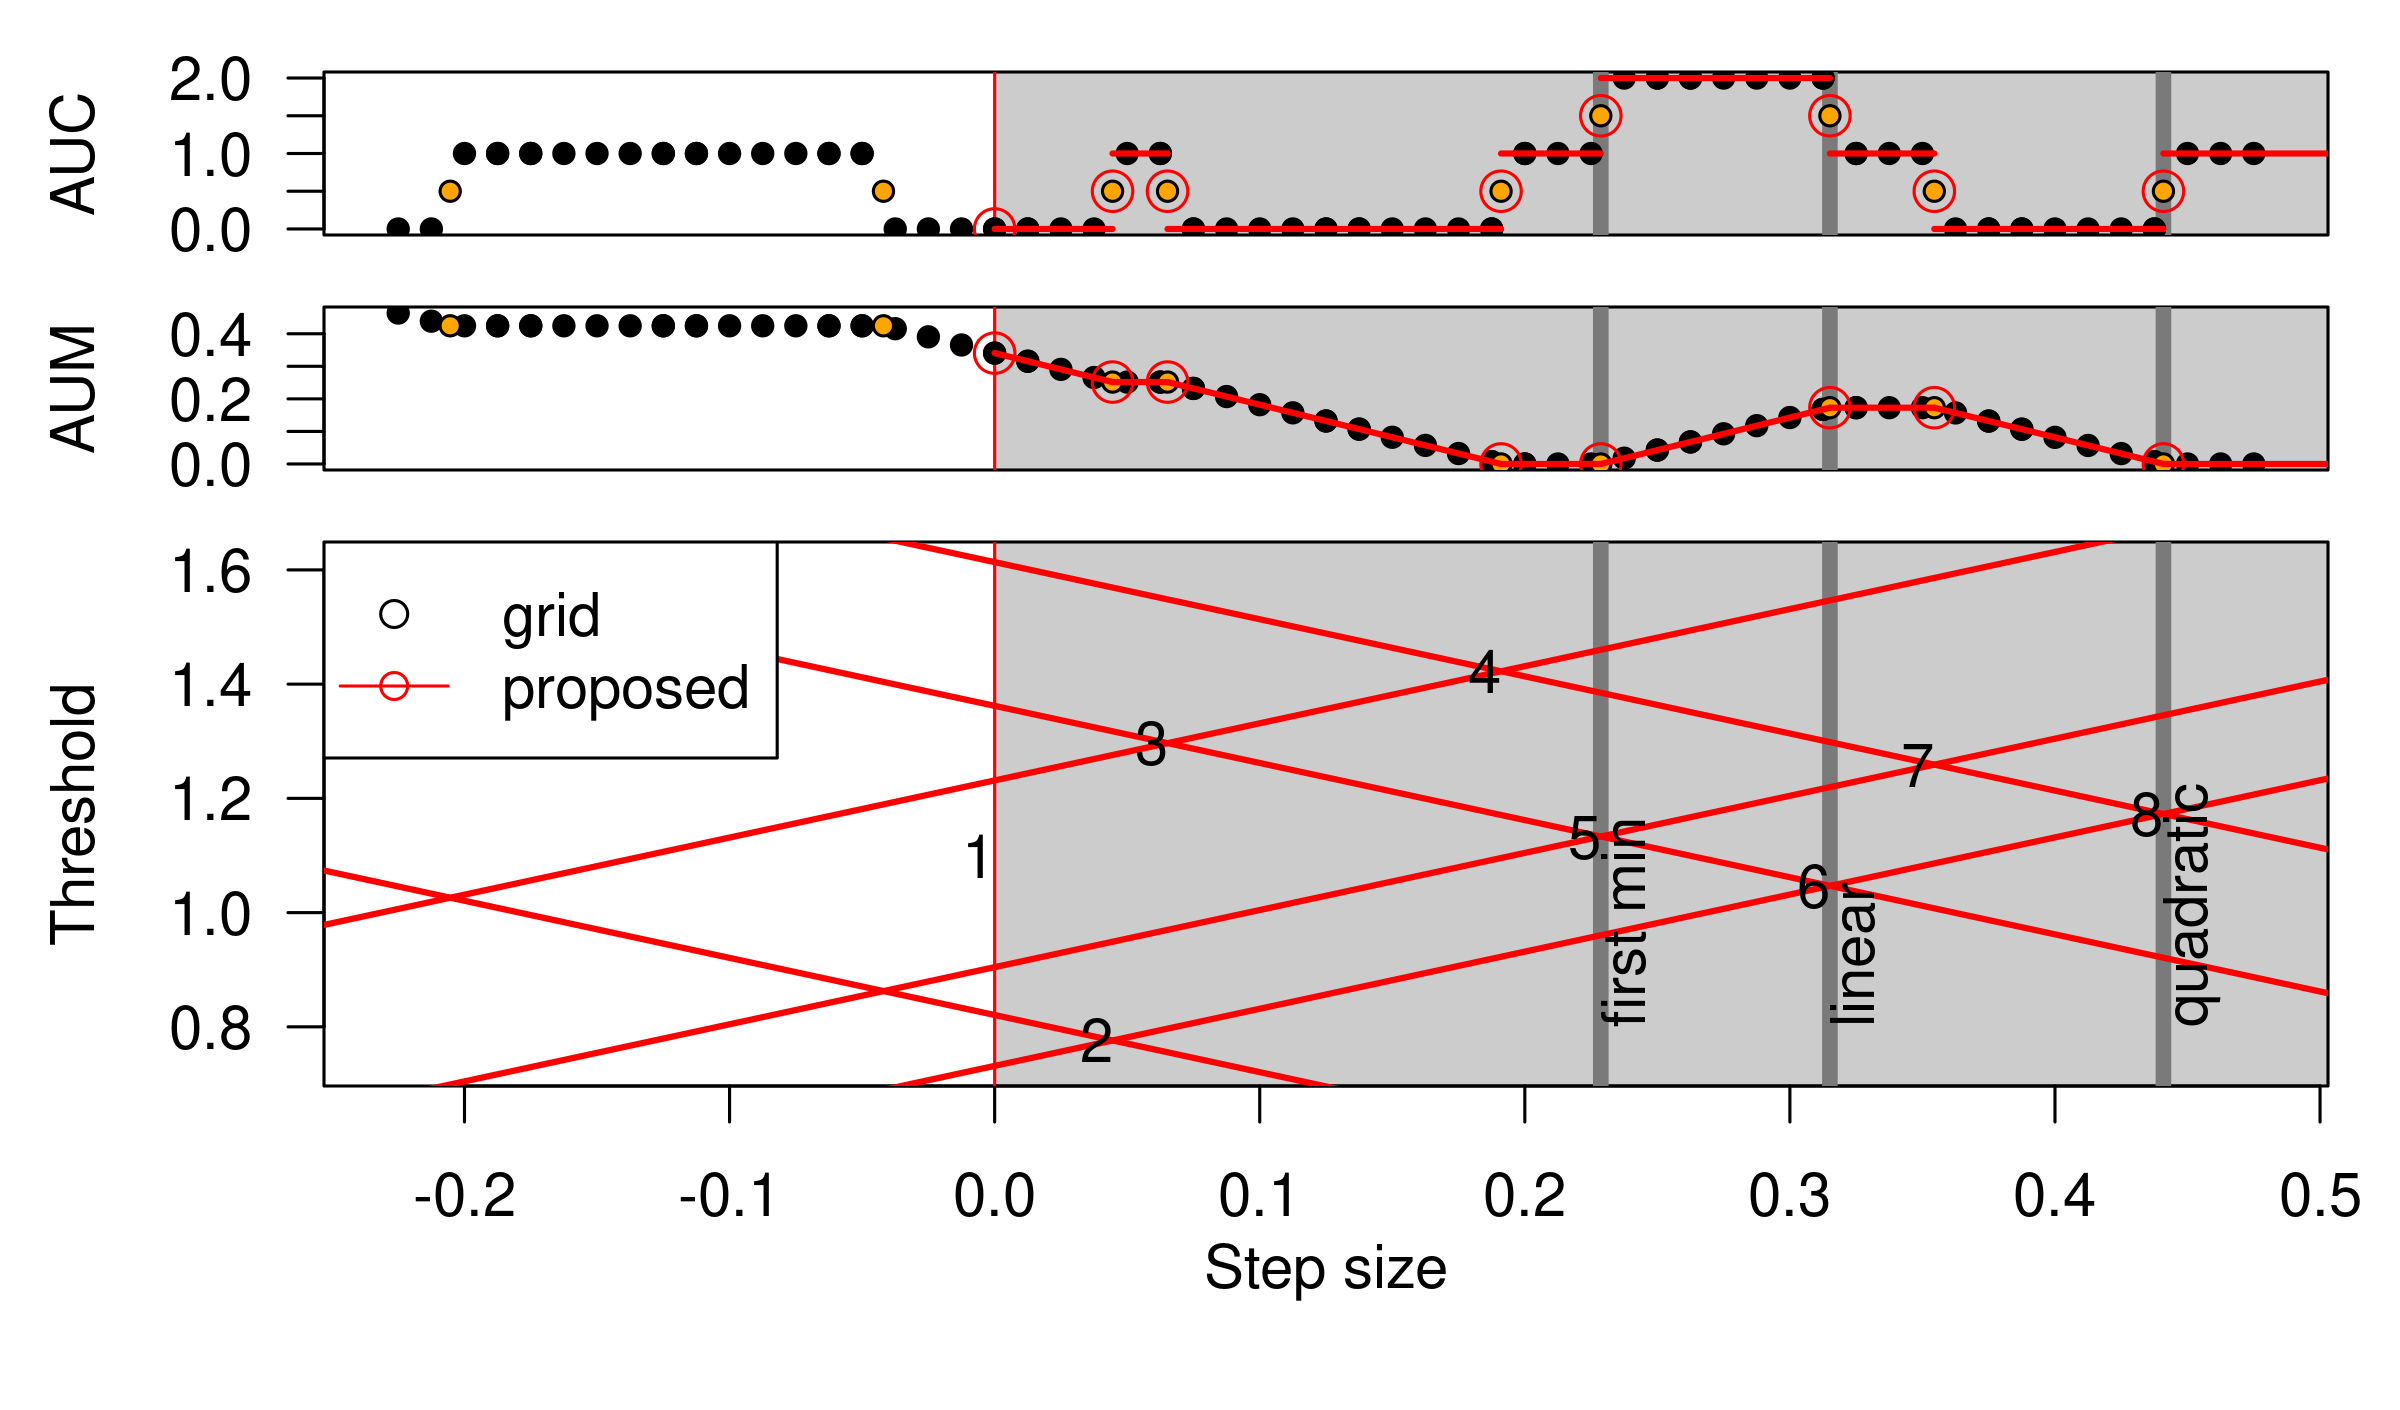

Generate this figure with R:
library(ggplot2)
library(data.table)
data(neuroblastomaProcessed, package="penaltyLearning")
data(neuroblastoma, package="neuroblastoma")
ex <- function(label, profile.id, chromosome){
  data.table(
    label, 
    profile.id=factor(profile.id), 
    chromosome=factor(chromosome))
}
select.dt <- rbind(
  ex("pos", 4, 2),
  ex("neg", 513, 3))
nb.list <- lapply(neuroblastoma, data.table)
nb.some <- lapply(nb.list, "[", select.dt, on=.NATURAL)
max.segments <- max(neuroblastomaProcessed$errors$n.segments)
nb.segs <- nb.some$profiles[, {
  cum.vec <- cumsum(c(0, logratio))
  d <- diff(position)/2
  between <- position[-1]-d
  data.start.pos <- c(position[1]-d[1], between)
  data.end.pos <- c(between, position[.N]+d[.N-1])
  fit <- jointseg::Fpsn(logratio, max.segments)
  end.t <- t(fit$t.est)
  end.dt <- data.table(
    end=as.integer(end.t),
    segments=as.integer(col(end.t))
  )[!is.na(end)]
  end.dt[, start := c(0, end[-.N])+1, by=segments]
  end.dt[, mean := (cum.vec[end+1]-cum.vec[start])/(end-start+1)]
  end.dt[, `:=`(
    start.pos=data.start.pos[start],
    end.pos=data.end.pos[end]
  )]
}, by=label]
some.err <- neuroblastomaProcessed$errors[select.dt, .(
  profile.id, chromosome,
  segments=n.segments,
  fp, fn, possible.fp, possible.fn,
  min.log.lambda=-max.log.lambda,
  max.log.lambda=-min.log.lambda,
  min.lambda,
  errors, labels,
  label
), on=list(profile.id, chromosome)]
err.sizes <- c(
  "min(FP,FN)"=2,
  FP=6,
  FN=4)
err.colors <- c(
  correct="transparent",
  "min(FP,FN)"="black",
  FP="red",
  FN="deepskyblue")
some.err.tall <- melt(
  some.err,
  measure.vars=c("fp","fn"),
  variable.name="var.lower")
some.err.tall[, error.type := toupper(var.lower)]
leg <- "Error type"
dmin <- 2.3
dmax <- 3
some.err[, fp.diff := c(NA, diff(fp)), by=label]
some.err[, fn.diff := c(NA, diff(fn)), by=label]
some.diff <- some.err[fp.diff != 0 | fn.diff != 0, .(
  id=1, label, fp.diff, fn.diff, pred.log.lambda=min.log.lambda)]
some.diff[, fp.cum := cumsum(fp.diff), by=label]
some.diff[, fn.cum := rev(cumsum(rev(-fn.diff))), by=label]
dlist <- split(some.diff, some.diff[["label"]])
border.pred <- with(dlist, pos[ #orange dots
  neg,
  data.table(
    pos=pred.log.lambda,
    neg=i.pred.log.lambda),
  on="id",
  allow.cartesian=TRUE]
)[, diff := neg-pos]
neg.seq <- seq(dmin, dmax, by=0.025)
grid.pred <- CJ(
  pos=-neg.seq, 
  neg=neg.seq
)[, diff := neg-pos]
range(grid.pred[, neg-pos])
grid.uniq.diff <- grid.pred[, .(
  pos=0,
  neg=unique(diff)
)][, diff := neg-pos]
both.pred <- rbind(
  data.table(differentiable=FALSE, border.pred), 
  data.table(differentiable=TRUE, grid.uniq.diff)
)
pred.tall <- melt(
  both.pred,
  id.vars=c("diff","differentiable"),
  measure.vars=c("neg","pos"),
  variable.name="label",
  value.name="pred.log.lambda"
)[select.dt, nomatch=0L, on="label"]
metrics.wide <- pred.tall[, {
  L <- penaltyLearning::ROChange(some.err, .SD, "label")
  pos <- pred.log.lambda[label=="pos"]
  with(L, data.table(
    aum, auc,
    SM=roc[min.thresh < max.thresh, sum(min.fp.fn)],
    roc=list(roc[, `:=`(
      min.thresh=min.thresh+pos,
      max.thresh=max.thresh+pos
    )])
  ))
}, keyby=list(diff, differentiable)]
myjoin <- function(d.val, dt.pred){
  metrics.wide[differentiable==d.val][dt.pred, on="diff"]
}
both.roc <- rbind(
  myjoin(TRUE, grid.pred),
  myjoin(FALSE, border.pred))
pred.list <- list(
  after.two=c(neg=2.8, pos=-2.75))
diff.grid.list <- list()
ls.points.list <- list()
ls.segs.list <- list()
abline.dt.list <- list()
vline.dt.list <- list()
pred.points.list <- list()
heat.step.list <- list()
for(pred.name in names(pred.list)){
  one.pred <- pred.list[[pred.name]]
  one.pred.diff <- one.pred[["neg"]]-one.pred[["pos"]]
  some.err[, example := label]
  diff.dt <- aum::aum_diffs_penalty(some.err, names(one.pred))
  ls.list <- aum::aum_line_search(
    diff.dt, pred.vec=one.pred, maxIterations = 10)
  ##compute slope and intercept of each of the 6 T_b(s) functions, plot
  ##them using geom_abline, and geom_point to represent the 9
  ##intersection points.
  some.diff[, `:=`(
    slope=ifelse(label=="pos", 0, -1),
    intercept=pred.log.lambda-ifelse(label=="pos", 0, 6.5))]
  denom <- sum(ls.list$gradient_pred*c(1,-1))
  ToStep <- function(d){
    ifelse(d==0, 0, if(denom==0)NA else d/denom)
  }
  metrics.tall <- melt(
    both.roc,
    measure.vars=c("aum", "auc"),
    variable.name="var.lower"
  )[order(-differentiable)][, pred.diff := neg-pos][
  , step.size := ToStep(one.pred.diff-pred.diff)
  ][!is.na(step.size)]
  metrics.tall[, variable := toupper(var.lower)]
  metrics.tall[
  , norm := (value-min(value))/(max(value)-min(value)), by=variable]
  max.step <- ls.list$line_search_result[, (3*step.size[.N]-step.size[.N-1])/2]
  heat.step.list[[pred.name]] <- 
    data.table(t(sapply(c(
      ls.list$line_search_result$step.size, max.step
    ), function(s){
      one.pred-ls.list$gradient*s
    })), pred.name)
  if(length(max.step)==0)max.step <- Inf
  ls.segs.list[[pred.name]] <- data.table(
    pred.name, rbind(
      ls.list$line_search_result[, .(
        variable="AUC", 
        step.min=step.size, step.max=c(step.size[-1], max.step), 
        value.min=auc.after, value.max=auc.after)],
      ls.list$line_search_result[, .(
        variable="AUM", 
        step.min=step.size, step.max=c(step.size[-1], max.step), 
        value.min=aum, value.max=c(
          aum[-1], 
          if(max.step==Inf)aum else (max.step-step.size[.N])*aum.slope.after[.N]+aum[.N]))]))
  ls.points.list[[pred.name]] <- melt(
    data.table(pred.name, ls.list$line_search_result),
    measure=c("aum","auc"),
    variable.name="var.lower"
  )[, variable := toupper(var.lower)]
  diff.grid.list[[pred.name]] <- unique(metrics.tall[, .(
    pred.name, pred.diff, step.size, differentiable, variable, value
  )])
  abline.dt.list[[pred.name]] <- data.table(
    pred.name, variable="threshold", search="exact", ls.list$line_search_input)
  vline.dt.list[[pred.name]] <- unique(metrics.tall[
    differentiable==FALSE & variable=="AUC", 
    .(pred.name, step.size)])
  pred.points.list[[pred.name]] <- data.table(
    pred.name, t(one.pred))
}
heat.step <- rbindlist(heat.step.list)
pred.points <- rbindlist(pred.points.list)
diff.grid <- rbindlist(diff.grid.list)
ls.points <- rbindlist(ls.points.list)
ls.segs <- rbindlist(ls.segs.list)
abline.dt <- rbindlist(abline.dt.list)[
, letter := letters[1:.N]
][]
vline.dt <- rbindlist(vline.dt.list)

ggplot()+
  geom_vline(aes(
    xintercept=step.size),
    data=vline.dt,
    color="grey")+
  theme_bw()+
  theme(panel.spacing=grid::unit(1, "lines"))+
  geom_abline(aes(
    slope=slope, intercept=intercept, color=search),
    data=abline.dt)+
  geom_point(aes(
    0, intercept, color=search),
    data=abline.dt)+
  facet_grid(variable ~ ., scales="free_y")+
  scale_fill_manual(values=c(
    "TRUE"="black",
    "FALSE"="orange"))+
  scale_color_manual(values=c(
    exact="red",
    grid="black"))+
  geom_point(aes(
    step.size, value, fill=differentiable, color=search),
    size=3,
    shape=21,
    data=data.table(search="grid", diff.grid))+
  geom_point(aes(
    step.size, value, color=search),
    data=data.table(search="exact", ls.points))+
  geom_segment(aes(
    step.min, value.min,
    color=search,
    xend=step.max, yend=value.max),
    data=data.table(search="exact", ls.segs))+
  xlab("Step size")+
  ##scale_y_continuous("", breaks=seq(0, 3, by=1))
  scale_y_continuous("")

point.size <- 1
gg <- ggplot()+
  ggtitle("Many step sizes considered in grid search")+
  theme_bw()+
  theme(panel.spacing=grid::unit(1, "lines"))+
  facet_grid(variable ~ ., scales="free")+
  scale_fill_manual(values=c(
    "TRUE"="black",
    "FALSE"="orange"))+
  scale_color_manual(values=c(
    exact="red",
    grid="black"))+
  geom_point(aes(
    step.size, value, fill=differentiable),
    size=point.size,
    shape=21,
    data=data.table(search="grid", diff.grid))+
  scale_y_continuous("")+
  scale_x_continuous("Step size", breaks=seq(-1, 1, by=0.1))
png(
  "figure-line-search-example-grid.png",
  width=4.9, height=3, units="in", res=300)
print(gg)
dev.off()
diff.grid.some <- diff.grid[
  differentiable==TRUE
][, .SD[seq(1,.N,by=3)], by=variable]
ZERO <- 1e-3
diff.grid.some <- diff.grid[
  abs(round(step.size,digits=1)-step.size)<ZERO
  & step.size>ZERO]
gg <- ggplot()+
  ggtitle("Four steps")+
  theme_bw()+
  theme(
    legend.position="none",
    panel.margin=grid::unit(1, "lines"))+
  facet_grid(variable ~ ., scales="free")+
  scale_fill_manual(values=c(
    "TRUE"="black",
    "FALSE"="orange"))+
  scale_color_manual(values=c(
    exact="red",
    grid="black"))+
  geom_blank(aes(
    step.size, value),
    data=diff.grid[, .(step.size=0.1, value=range(value)), by=variable])+
  geom_point(aes(
    step.size, value, fill=differentiable),
    size=point.size,
    shape=21,
    data=data.table(search="grid", diff.grid.some))+
  scale_y_continuous("")+
  scale_x_continuous("Step size", breaks=seq(-1, 1, by=0.1))
png(
  "figure-line-search-example-some.png",
  width=1.5, height=3, units="in", res=300)
print(gg)
dev.off()

it.name.vec <- c(
  "5"="first min",
  "6"="linear",
  "8"="quadratic")
it.name.dt <- data.table(
  iteration.i=as.integer(names(it.name.vec)),
  maxIterations.name=it.name.vec)
frame.list <- list()
prev.intersection.list <- list(data.table(
  iteration.i=1, this.next.step=0, this.next.thresh=1.1, letters=""))
int.tab.list <- list()
for(iteration.i in 1:nrow(ls.list$line_search_result)){
  plist <- rbindlist(prev.intersection.list)
  offset <- if(iteration.i==8)1000 else 0.015
  current.vline <- ls.list$line_search_result[iteration.i][, `:=`(
    step.after=step.size+offset,
    aum.after=aum+offset*aum.slope.after
  )]
  current.intersections <- data.table(abline.dt[, `:=`(
    this.intercept=intercept+slope*current.vline$step.size
  )], key=c("this.intercept","slope"))[, `:=`(
    next.slope=c(slope[-1],NA),
    next.intercept=c(intercept[-1],NA),
    next.letter=c(letter[-1],NA)
  )][, `:=`(
    this.next.step=(intercept-next.intercept)/(next.slope-slope),
    letters=paste0(letter,next.letter)
  )][, `:=`(
    this.next.thresh=this.next.step*slope+intercept
  )][is.finite(this.next.step) & current.vline$step.size < this.next.step][]
  print(current.intersections)
  int.tab.list[[iteration.i]] <- data.table(
    it=iteration.i,
    ##step=current.vline$step.size,
    "next"=paste(current.intersections$letters,collapse=","))
  current.segs <- ls.segs[
  , search := "exact"][step.max <= current.vline$step.size]
  current.points <- ls.points[step.size <= current.vline$step.size]
  seg.size <- 1
  after.linetype <- "solid"
  diff.colors <- c(
    "TRUE"="black",
    "FALSE"="orange")
  search.colors <- c(
    exact="red",
    grid="black")
  gg <- ggplot()+
    geom_vline(aes(
      xintercept=step.size),
      data=vline.dt,
      color="grey")+
    geom_rect(aes(
      ymin=-Inf, ymax=Inf,
      xmin=0, 
      xmax=step.size,
      color=search),
      alpha=0.3,
      data=data.table(search="exact",current.vline))+
    theme_bw()+
    theme(panel.margin=grid::unit(0.5, "lines"))+
    geom_abline(aes(
      slope=slope, intercept=intercept, color=search),
      data=abline.dt)+
    geom_blank(aes(
      0, intercept, color=search),
      data=abline.dt)+
    geom_point(aes(
      this.next.step, this.next.thresh, color=search),
      data=current.intersections)+
    facet_grid(variable ~ ., scales="free_y")+
    scale_fill_manual(values=diff.colors)+
    scale_color_manual(values=search.colors)+
    geom_point(aes(
      step.size, value, fill=differentiable, color=search),
      size=3,
      shape=21,
      data=data.table(search="grid", diff.grid))+
    geom_point(aes(
      step.size, value, color=search),
      data=data.table(search="exact", current.points))+
    geom_segment(aes(
      step.min, value.min,
      color=search,
      xend=step.max, yend=value.max),
      linewidth=seg.size,
      data=current.segs)+
    geom_segment(aes(
      step.size, aum,
      color=search,
      xend=step.after, yend=aum.after),
      linetype=after.linetype,
      linewidth=seg.size,
      data=data.table(search="exact",variable="AUM",current.vline))+
    geom_segment(aes(
      step.size, auc.after,
      color=search,
      xend=step.after, yend=auc.after),
      linetype=after.linetype,
      linewidth=seg.size,
      data=data.table(search="exact",variable="AUC",current.vline))+
    xlab("Step size")+
    scale_y_continuous("")
  plot_iteration <- function(point.cex=1){
    lwd <- 2
    layout(rbind(1, 2, 3, 3, 3, 3))
    left.lines <- 4.5
    other.lines <- 1
    ax.label.offset <- 1.5
    par(
      mar=c(0,left.lines,other.lines,other.lines),
      cex=1.2)
    is.before <- it.name.dt$iteration.i <= iteration.i
    it.name.some <- it.name.dt[is.before]
    it.name.vlines <- ls.list$line_search_result[it.name.some$iteration.i]
    draw.rect <- function(){
      plist[c(2,3,4,7), abline(
        v=this.next.step,
        lwd=1,
        col="#999999")]
      abline(
        v=it.name.vlines$step.size,
        lwd=5,
        col="#999999")
      current.vline[, rect( 
        0, -1000, if(iteration.i==8)1000 else step.size, 1000, 
        col="#00000022",
        border=search.colors[["exact"]])]
    }
    diff.grid[variable=="AUC", plot(
      step.size, value, type="n",
      ylab="AUC",
      xaxt="n",
      las=1)]
    draw.rect()
    grid.cex <- 0.5
    diff.grid[variable=="AUC", points(
      step.size, value, pch=21,
      cex=point.cex*grid.cex,
      bg=diff.colors[paste(differentiable)])]
    current.segs[variable=="AUC", segments(
      step.min, value.min,
      step.max, value.max,
      lwd=lwd,
      col=search.colors[["exact"]])]
    current.pch <- 21
    current.points[variable=="AUC", points(
      step.size, value,
      pch=current.pch,
      cex=point.cex,
      col=search.colors[["exact"]])]
    current.vline[, segments(
      step.size, auc.after,
      step.after, auc.after,
      lwd=lwd,
      col=search.colors[["exact"]])]
    par(mar=c(0,left.lines,other.lines,other.lines))
    diff.grid[variable=="AUM", plot(
      step.size, value, type="n",
      ylab="AUM",
      xaxt="n",
      las=1)]
    draw.rect()
    diff.grid[variable=="AUM", points(
      step.size, value, pch=21,
      cex=point.cex*grid.cex,
      bg=diff.colors[paste(differentiable)])]
    current.segs[variable=="AUM", segments(
      step.min, value.min,
      step.max, value.max,
      lwd=lwd,
      col=search.colors[["exact"]])]
    current.points[variable=="AUM", points(
      step.size, value,
      pch=current.pch,
      cex=point.cex,
      col=search.colors[["exact"]])]
    current.vline[, segments(
      step.size, aum,
      step.after, aum.after,
      lwd=lwd,
      col=search.colors[["exact"]])]
    bottom.lines <- 4.5
    par(mar=c(bottom.lines,left.lines,other.lines,other.lines))
    plot(
      range(diff.grid$step.size),
      range(abline.dt$intercept),
      type="n", las=1,
      xlab="",
      ylab="Threshold")
    mtext("Step size", side=1, line=2, cex=par("cex"))
    draw.rect()
    ##abline.dt[, points(rep(0, .N), intercept)]
    abline.dt[, abline(
      intercept, slope, col=search.colors[["exact"]],
      lwd=lwd
    ), by=intercept]
    current.intersections[, points(
      this.next.step, this.next.thresh,
      cex=point.cex,
      col=search.colors[["exact"]])]
    plist[, text(
      this.next.step, this.next.thresh, iteration.i, adj=c(1,0.5))]
    if(nrow(it.name.vlines))text(
      it.name.vlines$step.size,
      0.8,
      it.name.some$maxIterations.name,
      srt=90,
      adj=c(0,1))
    legend(
      'topleft', c("grid", "proposed"),
      col=c("black","red"), pch=1, lty=c(0,1), bg="white",
      cex=1)
    ##print(gg)
  }
  png(
    sprintf("figure-line-search-example-%d.png", iteration.i),
    width=6, height=4.7, units="in", res=300)
  plot_iteration()
  dev.off()
  frame.list[[iteration.i]] <- sprintf("
\\begin{frame}
  \\frametitle{Proposed complete AUC/AUM line search, iteration %d}
%s\n\n
  \\includegraphics[width=\\textwidth]{figure-line-search-example-%d}\n\n
\\end{frame}
",iteration.i,if(iteration.i>1)"AUC/AUM values completely known within shaded grey region." else "AUC/AUM values known only at red vertical line.",iteration.i)
  prev.intersection.list[[iteration.i+1]] <- current.intersections[
    which.min(this.next.step),
    .(iteration.i=iteration.i+1, this.next.step, this.next.thresh, letters)]
}
cat(paste(frame.list, collapse="\n"), file="figure-line-search-example.tex")
system("pdflatex HOCKING-slides-toronto")

png(
  "figure-line-search-example.png",
  width=8, height=4.7, units="in", res=300)
plot_iteration(1.5)
abline.dt[, text(0, intercept, letter, adj=c(1,0.5), cex=0.9)]
plist[, text(
  this.next.step, this.next.thresh, paste0(letters,"  "), adj=c(1,0.5))]
dev.off()

library(xtable)
xt <- xtable(rbindlist(int.tab.list))
print(xt,type="latex",include.rownames=FALSE)
